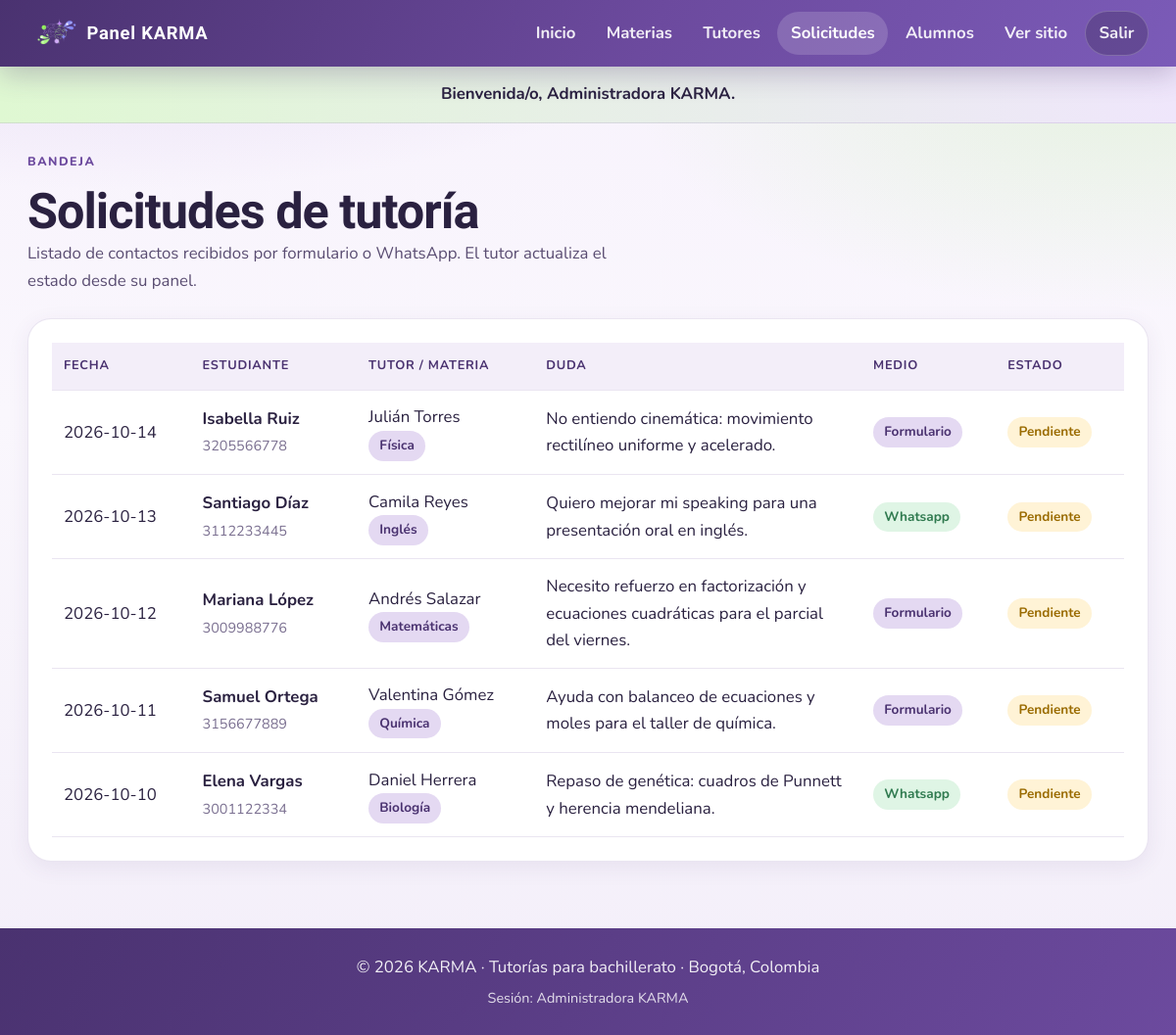
Screenshot of /admin/solicitudes.php (signed in) with the database file from the repository.
### tables this page shows
CREATE TABLE solicitud (
  id_solicitud INT UNSIGNED AUTO_INCREMENT PRIMARY KEY,
  id_estudiante INT UNSIGNED NULL,
  nombre_estudiante VARCHAR(100) NOT NULL,
  telefono_estudiante VARCHAR(10) NOT NULL,
  descripcion_duda TEXT NULL,
  fecha DATE NOT NULL,
  medio ENUM('formulario', 'whatsapp') NOT NULL DEFAULT 'formulario',
  estado ENUM('pendiente','contactado','aceptado','rechazado','finalizado') NOT NULL DEFAULT 'pendiente',
  id_tutor INT UNSIGNED NOT NULL,
  FOREIGN KEY (id_tutor) REFERENCES tutor(id_tutor) ON DELETE CASCADE,
  FOREIGN KEY (id_estudiante) REFERENCES estudiante(id_estudiante) ON DELETE SET NULL
);

CREATE TABLE tutor (
  id_tutor INT UNSIGNED AUTO_INCREMENT PRIMARY KEY,
  nombre VARCHAR(100) NOT NULL,
  correo VARCHAR(150) NULL UNIQUE,
  password_hash VARCHAR(255) NULL,
  descripcion TEXT NULL,
  disponibilidad VARCHAR(150) NOT NULL,
  precio_hora DECIMAL(10,2) NULL,
  modalidad ENUM('virtual','presencial','ambas') NOT NULL DEFAULT 'virtual',
  telefono VARCHAR(10) NOT NULL,
  foto_url VARCHAR(255) NULL,
  verificado TINYINT(1) NOT NULL DEFAULT 0,
  creado_en DATETIME NOT NULL DEFAULT CURRENT_TIMESTAMP,
  id_materia INT UNSIGNED NOT NULL,
  FOREIGN KEY (id_materia) REFERENCES materia(id_materia)
);

CREATE TABLE materia (
  id_materia INT UNSIGNED AUTO_INCREMENT PRIMARY KEY,
  nombre VARCHAR(100) NOT NULL UNIQUE,
  imagen VARCHAR(255) NULL,
  descripcion VARCHAR(255) NULL
);

### includes/funciones.php (called while the page is built, shortened)
<?php
function e($texto) {
    return htmlspecialchars((string)$texto, ENT_QUOTES, "UTF-8");
}

### admin/solicitudes.php (the view, shortened to what this page needs)
<?php
require_once __DIR__ . "/../includes/conexion.php";
require_once __DIR__ . "/../includes/funciones.php";
$solicitudes = $mysqli->query(
    "SELECT s.id_solicitud, s.nombre_estudiante, s.telefono_estudiante, s.descripcion_duda,
            s.fecha, s.medio, s.estado, t.nombre AS tutor, m.nombre AS materia
     FROM solicitud s
     INNER JOIN tutor t ON t.id_tutor = s.id_tutor
     INNER JOIN materia m ON m.id_materia = t.id_materia
     ORDER BY s.fecha DESC, s.id_solicitud DESC"
)->fetch_all(MYSQLI_ASSOC);
require __DIR__ . "/../includes/header_admin.php";
?>
<div class="admin-titulo">
    <div>
        <p class="etiqueta">Bandeja</p>
        <h1>Solicitudes de tutoría</h1>
        <p>Listado de contactos recibidos por formulario o WhatsApp. El tutor actualiza el estado desde su panel.</p>
    </div>
</div>
<div class="panel-card">
    <?php if (count($solicitudes) === 0): ?>
        <div class="vacio">No hay solicitudes todavía.</div>
    <?php else: ?>
        <div class="tabla-wrap">
            <table class="tabla">
                <thead>
                    <tr>
                        <th>Fecha</th>
                        <th>Estudiante</th>
                        <th>Tutor / Materia</th>
                        <th>Duda</th>
                        <th>Medio</th>
                        <th>Estado</th>
                    </tr>
                </thead>
                <tbody>
                    <?php foreach ($solicitudes as $s): ?>
                        <tr>
                            <td><?= e($s["fecha"]) ?></td>
                            <td>
                                <strong><?= e($s["nombre_estudiante"]) ?></strong><br>
                                <span style="color:var(--muted);font-size:0.9rem"><?= e($s["telefono_estudiante"]) ?></span>
                            </td>
                            <td>
                                <?= e($s["tutor"]) ?><br>
                                <span class="badge"><?= e($s["materia"]) ?></span>
                            </td>
                            <td style="max-width:280px"><?= e($s["descripcion_duda"] ?? "") ?></td>
                            <td>
                                <span class="badge <?= $s["medio"] === "whatsapp" ? "badge-ok" : "" ?>">
                                    <?= e(ucfirst($s["medio"])) ?>
                                </span>
                            </td>
                            <td><span class="badge <?= ($s["estado"] ?? "pendiente") === "aceptado" ? "badge-ok" : "badge-warn" ?>"><?= e(ucfirst($s["estado"] ?? "pendiente")) ?></span></td>
                        </tr>
                    <?php endforeach; ?>
                </tbody>
            </table>
        </div>
    <?php endif; ?>
</div>
<?php require __DIR__ . "/../includes/footer.php"; ?>

### css/style.css (style rules this page uses)
:root { --lavanda: #6c4a9e; --lavanda-deep: #4a3270; --lavanda-mid: #8564b5; --lavanda-soft: #cbb8e6; --lavanda-fog: #e4d9f2; --lavanda-mist: #f3eef9; --menta: #b9ef9c; --menta-deep: #8fd86a; --ink: #2a2140; --ink-soft: #5a4d72; --muted: #7a6f90; --white: #ffffff; --surface: #faf7fd; --danger: #b33a5a; --ok: #2f7a4f; --line: rgba(108, 74, 158, 0.14); --shadow: 0 16px 48px rgba(74, 50, 112, 0.14); --shadow-soft: 0 6px 22px rgba(74, 50, 112, 0.08); --radius: 14px; --radius-lg: 24px; --radius-pill: 999px; --font-display: "Bricolage Grotesque", "Segoe UI", sans-serif; --font-body: "Nunito", "Segoe UI", sans-serif; --max: 1140px; --pad-x: clamp(1rem, 3.5vw, 1.75rem); --touch: 44px; --fs-body: clamp(0.95rem, 0.9rem + 0.25vw, 1.05rem); --fs-h1: clamp(2rem, 1.35rem + 2.4vw, 3.4rem); --fs-h2: clamp(1.45rem, 1.15rem + 1vw, 2rem); --fs-hero: clamp(2.2rem, 1.4rem + 3.4vw, 4rem); --nav-h: 72px; }
*, *::before, *::after { margin: 0; padding: 0; box-sizing: border-box; }
html { scroll-behavior: smooth; overflow-x: clip; -webkit-text-size-adjust: 100%; }
body { font-family: var(--font-body); font-size: var(--fs-body); color: var(--ink); min-height: 100vh; line-height: 1.65; display: flex; flex-direction: column; overflow-x: clip; word-wrap: break-word; overflow-wrap: anywhere; background: radial-gradient(1200px 500px at 10% -10%, rgba(203, 184, 230, 0.55), transparent 60%), radial-gradient(900px 420px at 95% 8%, rgba(185, 239, 156, 0.28), transparent 55%), linear-gradient(180deg, #f7f2fc 0%, var(--surface) 40%, #f3eef9 100%); }
h1, h2, h3, .nav-marca { font-family: var(--font-display); color: var(--ink); line-height: 1.15; letter-spacing: -0.02em; }
h1 { font-size: var(--fs-h1); }
p { color: var(--ink-soft); }
.etiqueta { display: inline-flex; align-items: center; gap: 0.4rem; color: var(--lavanda); font-weight: 800; text-transform: uppercase; letter-spacing: 0.12em; font-size: 0.78rem; margin-bottom: 0.75rem; }
.meta, .badge { display: inline-flex; align-items: center; gap: 0.3rem; font-size: 0.85rem; font-weight: 700; color: var(--lavanda-deep); }
.badge { padding: 0.25rem 0.7rem; border-radius: var(--radius-pill); background: var(--lavanda-fog); }
.badge-ok { background: #dff5e5; color: var(--ok); }
.badge-warn { background: #fff3d6; color: #9a6b00; }
.admin-titulo { display: flex; flex-wrap: wrap; align-items: end; justify-content: space-between; gap: 1rem; margin-bottom: 1.5rem; }
.admin-titulo p { max-width: 40rem; }
.panel-card { background: var(--white); border: 1px solid var(--line); border-radius: var(--radius-lg); padding: clamp(1rem, 2.5vw, 1.5rem); box-shadow: var(--shadow-soft); margin-bottom: 1.25rem; }
.tabla-wrap { width: 100%; overflow-x: auto; -webkit-overflow-scrolling: touch; }
table.tabla { width: 100%; border-collapse: collapse; min-width: 640px; }
table.tabla th, table.tabla td { text-align: left; padding: 0.85rem 0.75rem; border-bottom: 1px solid var(--line); vertical-align: middle; }
table.tabla th { font-size: 0.8rem; text-transform: uppercase; letter-spacing: 0.06em; color: var(--lavanda-deep); background: var(--lavanda-mist); }

### rows the page displays
solicitud: fecha "2026-10-14", nombre_estudiante "Isabella Ruiz", telefono_estudiante "3205566778", id_tutor.nombre "Julián Torres", materia.nombre "Física", descripcion_duda "No entiendo cinemática: movimiento rectilíneo uniforme y acelerado.", medio "Formulario", estado "Pendiente"
solicitud: fecha "2026-10-13", nombre_estudiante "Santiago Díaz", telefono_estudiante "3112233445", id_tutor.nombre "Camila Reyes", materia.nombre "Inglés", descripcion_duda "Quiero mejorar mi speaking para una presentación oral en inglés.", medio "Whatsapp", estado "Pendiente"
solicitud: fecha "2026-10-12", nombre_estudiante "Mariana López", telefono_estudiante "3009988776", id_tutor.nombre "Andrés Salazar", materia.nombre "Matemáticas", descripcion_duda "Necesito refuerzo en factorización y ecuaciones cuadráticas para el parcial del viernes.", medio "Formulario", estado "Pendiente"
solicitud: fecha "2026-10-11", nombre_estudiante "Samuel Ortega", telefono_estudiante "3156677889", id_tutor.nombre "Valentina Gómez", materia.nombre "Química", descripcion_duda "Ayuda con balanceo de ecuaciones y moles para el taller de química.", medio "Formulario", estado "Pendiente"
solicitud: fecha "2026-10-10", nombre_estudiante "Elena Vargas", telefono_estudiante "3001122334", id_tutor.nombre "Daniel Herrera", materia.nombre "Biología", descripcion_duda "Repaso de genética: cuadros de Punnett y herencia mendeliana.", medio "Whatsapp", estado "Pendiente"

### other values shown
$mensaje "Bienvenida/o, Administradora KARMA."
$_SESSION["admin"]["nombre"] "Administradora KARMA"
